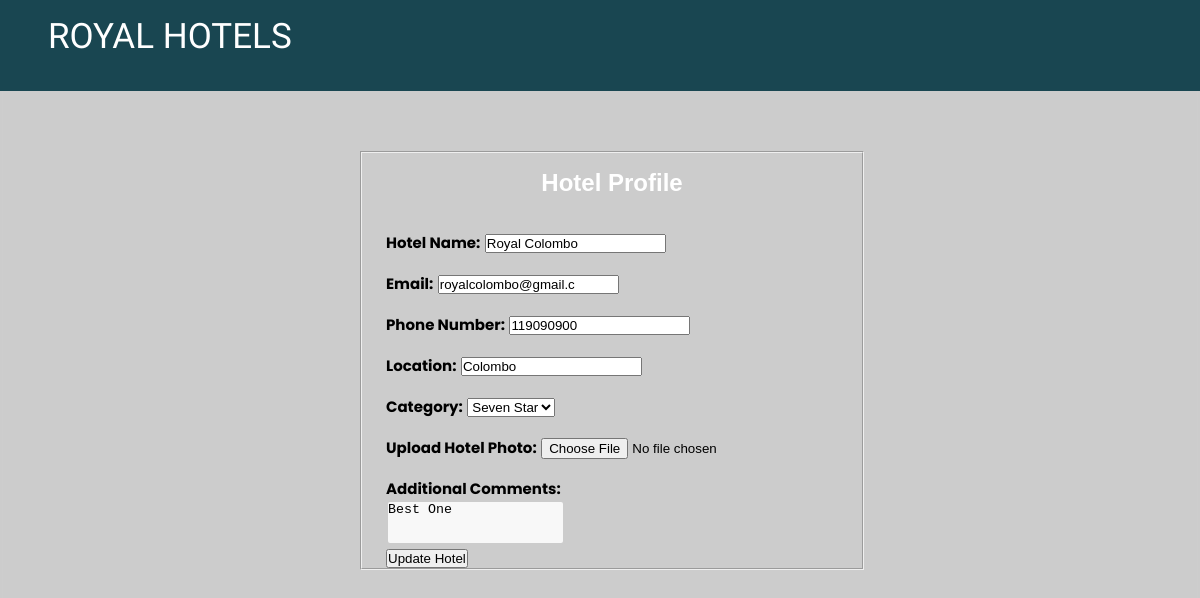
The app's page /indexUpdateHotel.php with its own data.
### tables this page shows
CREATE TABLE `hoteldata` (
  `hotelID` int(11) NOT NULL,
  `hotelName` varchar(255) DEFAULT NULL,
  `hotelEmail` varchar(20) DEFAULT NULL,
  `hotelPhoneNo` int(10) DEFAULT NULL,
  `hotelLocation` varchar(100) DEFAULT NULL,
  `additionalComment` varchar(500) DEFAULT NULL,
  `hotelPhoto` varchar(150) NOT NULL,
  `hotelCategory` varchar(10) NOT NULL
);

### HTML/indexUpdateHotel.php (the view, shortened to what this page needs)
<!DOCTYPE html>
<html lang="en">
<head>
    <link href="../CSS/styleHotelRegistation.css" rel="stylesheet" type="text/css">
    <link rel="stylesheet" href="../CSS/style.css">
</head>
<body>
    <nav>
        <label class="brand_name" for="Brand_name">ROYAL HOTELS</label>
    </nav>
    <?php
    include_once "../Includes/db.php";
    $query = "SELECT * FROM hoteldata";
    $result = mysqli_query($conn, $query);
    if ($result) {
        $row = mysqli_fetch_assoc($result);
        $hotelName = $row['hotelName'];
        $email = $row['hotelEmail'];
        $phone = $row['hotelPhoneNo'];
        $location = $row['hotelLocation'];
        $category = $row['hotelCategory'];
        $comment = $row['additionalComment'];
    }
    ?>
    <form method="POST" action="../Includes/updateHotel.php" onsubmit="addData(); return false;">
        <fieldset>
            <h2 style="text-align: center; margin: 1rem 0; color:#fff;">Hotel Profile</h2><br>
            <div class="formin">
                <label><b>Hotel Name:</b></label>
                <input type="text" name="hotelname" id="nameInput" placeholder="Hotel Name" value="<?php echo $hotelName; ?>"><br></br>
                <label><b>Email:</b></label>
                <input type="email" name="email" id="emailInput" placeholder="Email" value="<?php echo $email; ?>"><br></br>
                <label><b>Phone Number:</b></label>
                <input type="tel" name="phone" id="numberInput" placeholder="Phone Number" value="<?php echo $phone; ?>"><br></br>
                <label><b>Location:</b></label>
                <input type="text" name="location" id="addressInput" placeholder="Location" value="<?php echo $location; ?>"><br></br>
                <div class="form-group">
                    <label><b>Category:<b></label>
                    <select class="form-control" name="category" id="room_number">
                        <option value="7" <?php if ($category == 7) echo 'selected'; ?>>Seven Star</option>
                    </select><br>
                </div><br>
                <div class="photo-upload">
                    <label for="photo"><b>Upload Hotel Photo:</label><b>
                    <input type="file" id="photoInput" name="photo" accept="image/*">
                </div>
                <br>
                <label for="Name">Additional Comments:</label><br>
                <textarea id="comment" name="comment"><?php echo $comment; ?></textarea><br>
                <button type="submit" name="submit">Update Hotel</button>
        </fieldset>
    </form>
</body>
</html>

### CSS/styleHotelRegistation.css (style rules this page uses)
* { margin: 0; padding: 0; box-sizing: border-box; font-family: "poppins" "Kalnia"; }
form { width: 42%; margin-left: 30%; margin-top: 5%; }
.formin { padding-left: 1.5rem; }
body { font-family: Arial, sans-serif; margin: 0; align-items: center; height: 100vh; background-color: #ccc; background-size: cover; background-position: center; backdrop-filter: blur(3px); }
label { margin-bottom: 8px; font-family: 'poppins'; padding-bottom: 10px; font-size: 15px; }
textarea { height: 45px; width: 100; box-sizing: border-box; background-color:#f8f8f8; resize:none; border: 2px solid #ccc; border-radius: 4px; }

### CSS/style.css (style rules this page uses)
* { margin: 0; padding: 0; box-sizing: border-box; font-family: "poppins" "Kalnia"; }
body { margin: 0 auto; }
.brand_name { font-size: 35px; font-family: "Kalnia"; color: #fff; font-weight: 500; text-shadow: 50px; text-decoration-color: rgba(6, 3, 28, 0.573); }
nav { background-color: #194651; display: flex; flex-direction: row; padding: 1rem 3rem; justify-content: space-between; align-items: center; }
::placeholder { color: #f4f4f4; }

### records on screen
hoteldata: hotelname "Royal Colombo", email "royalcolombo@gmail.c", phone "119090900", location "Colombo", category "Seven Star", comment "Best One"
